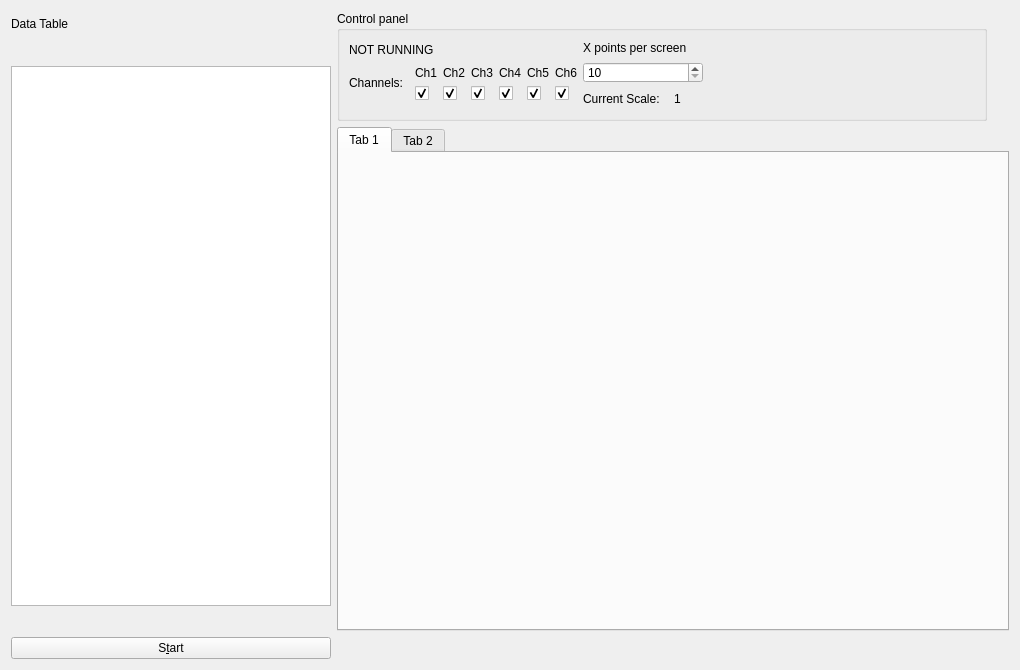
<ui version="4.0" >
 <class>processDialog</class>
 <widget class="QDialog" name="processDialog" >
  <property name="geometry" >
   <rect>
    <x>0</x>
    <y>0</y>
    <width>1020</width>
    <height>670</height>
   </rect>
  </property>
  <property name="minimumSize" >
   <size>
    <width>1020</width>
    <height>670</height>
   </size>
  </property>
  <property name="maximumSize" >
   <size>
    <width>1366</width>
    <height>768</height>
   </size>
  </property>
  <property name="windowTitle" >
   <string>Data processing</string>
  </property>
  <layout class="QGridLayout" name="gridLayout_3" >
   <item row="0" column="0" >
    <widget class="QLabel" name="label" >
     <property name="minimumSize" >
      <size>
       <width>70</width>
       <height>25</height>
      </size>
     </property>
     <property name="maximumSize" >
      <size>
       <width>70</width>
       <height>25</height>
      </size>
     </property>
     <property name="text" >
      <string>Data Table</string>
     </property>
    </widget>
   </item>
   <item rowspan="2" row="0" column="1" >
    <widget class="QGroupBox" name="groupBox" >
     <property name="minimumSize" >
      <size>
       <width>550</width>
       <height>110</height>
      </size>
     </property>
     <property name="maximumSize" >
      <size>
       <width>650</width>
       <height>110</height>
      </size>
     </property>
     <property name="title" >
      <string>Control panel</string>
     </property>
     <layout class="QGridLayout" name="gridLayout_2" >
      <item row="0" column="0" >
       <layout class="QVBoxLayout" name="verticalLayout_9" >
        <item>
         <layout class="QVBoxLayout" name="verticalLayout_8" >
          <item>
           <widget class="QLabel" name="indicator_label" >
            <property name="minimumSize" >
             <size>
              <width>100</width>
              <height>20</height>
             </size>
            </property>
            <property name="maximumSize" >
             <size>
              <width>100</width>
              <height>20</height>
             </size>
            </property>
            <property name="text" >
             <string>NOT RUNNING</string>
            </property>
           </widget>
          </item>
         </layout>
        </item>
        <item>
         <layout class="QHBoxLayout" name="horizontalLayout_2" >
          <item>
           <widget class="QLabel" name="channels_label" >
            <property name="minimumSize" >
             <size>
              <width>60</width>
              <height>20</height>
             </size>
            </property>
            <property name="maximumSize" >
             <size>
              <width>60</width>
              <height>20</height>
             </size>
            </property>
            <property name="text" >
             <string>Channels:</string>
            </property>
           </widget>
          </item>
          <item>
           <layout class="QHBoxLayout" name="horizontalLayout" >
            <property name="sizeConstraint" >
             <enum>QLayout::SetFixedSize</enum>
            </property>
            <item>
             <layout class="QVBoxLayout" name="verticalLayout_2" >
              <property name="sizeConstraint" >
               <enum>QLayout::SetFixedSize</enum>
              </property>
              <item>
               <widget class="QLabel" name="channel1_label" >
                <property name="text" >
                 <string>Ch1</string>
                </property>
               </widget>
              </item>
              <item>
               <widget class="QCheckBox" name="channel1_box" >
                <property name="text" >
                 <string/>
                </property>
                <property name="checked" >
                 <bool>true</bool>
                </property>
               </widget>
              </item>
             </layout>
            </item>
            <item>
             <layout class="QVBoxLayout" name="verticalLayout_3" >
              <property name="sizeConstraint" >
               <enum>QLayout::SetFixedSize</enum>
              </property>
              <item>
               <widget class="QLabel" name="channel2_label" >
                <property name="text" >
                 <string>Ch2</string>
                </property>
               </widget>
              </item>
              <item>
               <widget class="QCheckBox" name="channel2_box" >
                <property name="text" >
                 <string/>
                </property>
                <property name="checked" >
                 <bool>true</bool>
                </property>
               </widget>
              </item>
             </layout>
            </item>
            <item>
             <layout class="QVBoxLayout" name="verticalLayout_4" >
              <property name="sizeConstraint" >
               <enum>QLayout::SetFixedSize</enum>
              </property>
              <item>
               <widget class="QLabel" name="channel3_label" >
                <property name="text" >
                 <string>Ch3</string>
                </property>
               </widget>
              </item>
              <item>
               <widget class="QCheckBox" name="channel3_box" >
                <property name="text" >
                 <string/>
                </property>
                <property name="checked" >
                 <bool>true</bool>
                </property>
               </widget>
              </item>
             </layout>
            </item>
            <item>
             <layout class="QVBoxLayout" name="verticalLayout_5" >
              <property name="sizeConstraint" >
               <enum>QLayout::SetFixedSize</enum>
              </property>
              <item>
               <widget class="QLabel" name="channel4_label" >
                <property name="text" >
                 <string>Ch4</string>
                </property>
               </widget>
              </item>
              <item>
               <widget class="QCheckBox" name="channel4_box" >
                <property name="text" >
                 <string/>
                </property>
                <property name="checked" >
                 <bool>true</bool>
                </property>
               </widget>
              </item>
             </layout>
            </item>
            <item>
             <layout class="QVBoxLayout" name="verticalLayout_6" >
              <property name="sizeConstraint" >
               <enum>QLayout::SetFixedSize</enum>
              </property>
              <item>
               <widget class="QLabel" name="channel5_label" >
                <property name="text" >
                 <string>Ch5</string>
                </property>
               </widget>
              </item>
              <item>
               <widget class="QCheckBox" name="channel5_box" >
                <property name="text" >
                 <string/>
                </property>
                <property name="checked" >
                 <bool>true</bool>
                </property>
               </widget>
              </item>
             </layout>
            </item>
            <item>
             <layout class="QVBoxLayout" name="verticalLayout_7" >
              <property name="sizeConstraint" >
               <enum>QLayout::SetFixedSize</enum>
              </property>
              <item>
               <widget class="QLabel" name="channel6_label" >
                <property name="text" >
                 <string>Ch6</string>
                </property>
               </widget>
              </item>
              <item>
               <widget class="QCheckBox" name="channel6_box" >
                <property name="text" >
                 <string/>
                </property>
                <property name="checked" >
                 <bool>true</bool>
                </property>
               </widget>
              </item>
             </layout>
            </item>
           </layout>
          </item>
         </layout>
        </item>
        <item>
         <spacer name="verticalSpacer" >
          <property name="orientation" >
           <enum>Qt::Vertical</enum>
          </property>
          <property name="sizeHint" stdset="0" >
           <size>
            <width>20</width>
            <height>40</height>
           </size>
          </property>
         </spacer>
        </item>
       </layout>
      </item>
      <item row="0" column="1" >
       <layout class="QHBoxLayout" name="horizontalLayout_4" >
        <item>
         <layout class="QVBoxLayout" name="verticalLayout" >
          <item>
           <widget class="QLabel" name="zone_length_label" >
            <property name="maximumSize" >
             <size>
              <width>115</width>
              <height>19</height>
             </size>
            </property>
            <property name="text" >
             <string>X points per screen</string>
            </property>
           </widget>
          </item>
          <item>
           <widget class="QSpinBox" name="zone_length_spin" >
            <property name="minimumSize" >
             <size>
              <width>120</width>
              <height>21</height>
             </size>
            </property>
            <property name="maximumSize" >
             <size>
              <width>120</width>
              <height>21</height>
             </size>
            </property>
            <property name="minimum" >
             <number>10</number>
            </property>
            <property name="maximum" >
             <number>1000000</number>
            </property>
            <property name="singleStep" >
             <number>10</number>
            </property>
           </widget>
          </item>
          <item>
           <layout class="QHBoxLayout" name="horizontalLayout_3" >
            <item>
             <widget class="QLabel" name="scale_label" >
              <property name="minimumSize" >
               <size>
                <width>85</width>
                <height>19</height>
               </size>
              </property>
              <property name="maximumSize" >
               <size>
                <width>85</width>
                <height>19</height>
               </size>
              </property>
              <property name="text" >
               <string>Current Scale:</string>
              </property>
             </widget>
            </item>
            <item>
             <widget class="QLabel" name="scale_value_label" >
              <property name="minimumSize" >
               <size>
                <width>45</width>
                <height>20</height>
               </size>
              </property>
              <property name="maximumSize" >
               <size>
                <width>45</width>
                <height>20</height>
               </size>
              </property>
              <property name="text" >
               <string>1</string>
              </property>
             </widget>
            </item>
           </layout>
          </item>
         </layout>
        </item>
        <item>
         <spacer name="horizontalSpacer" >
          <property name="orientation" >
           <enum>Qt::Horizontal</enum>
          </property>
          <property name="sizeHint" stdset="0" >
           <size>
            <width>40</width>
            <height>20</height>
           </size>
          </property>
         </spacer>
        </item>
       </layout>
      </item>
     </layout>
    </widget>
   </item>
   <item rowspan="2" row="1" column="0" >
    <widget class="QTableWidget" name="display_table" >
     <property name="minimumSize" >
      <size>
       <width>320</width>
       <height>520</height>
      </size>
     </property>
     <property name="maximumSize" >
      <size>
       <width>320</width>
       <height>540</height>
      </size>
     </property>
    </widget>
   </item>
   <item row="2" column="1" >
    <widget class="QTabWidget" name="tabWidget" >
     <property name="currentIndex" >
      <number>0</number>
     </property>
     <widget class="QWidget" name="tab" >
      <attribute name="title" >
       <string>Tab 1</string>
      </attribute>
      <layout class="QGridLayout" name="gridLayout" >
       <item row="0" column="0" >
        <widget class="QwtPlot" name="plot" >
         <property name="minimumSize" >
          <size>
           <width>300</width>
           <height>300</height>
          </size>
         </property>
         <property name="maximumSize" >
          <size>
           <width>650</width>
           <height>650</height>
          </size>
         </property>
        </widget>
       </item>
      </layout>
     </widget>
     <widget class="QWidget" name="tab_2" >
      <attribute name="title" >
       <string>Tab 2</string>
      </attribute>
     </widget>
    </widget>
   </item>
   <item row="3" column="0" >
    <widget class="QPushButton" name="stopButton" >
     <property name="text" >
      <string>S&amp;tart</string>
     </property>
     <property name="autoDefault" >
      <bool>false</bool>
     </property>
    </widget>
   </item>
  </layout>
 </widget>
 <customwidgets>
  <customwidget>
   <class>QwtPlot</class>
   <extends>QFrame</extends>
   <header>qwt_plot.h</header>
  </customwidget>
 </customwidgets>
 <resources/>
 <connections/>
</ui>
